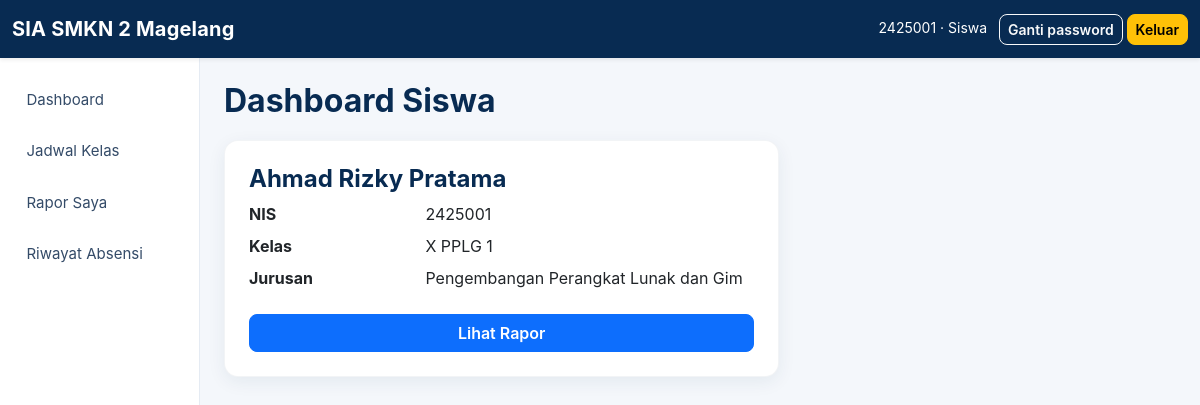
/siswa/index.php (signed in), run on the app's committed database.
### tables this page shows
CREATE TABLE `siswa` (
  `nis` VARCHAR(15) NOT NULL,
  `nama_siswa` VARCHAR(100) NOT NULL,
  `jenis_kelamin` ENUM('L','P') NOT NULL,
  `tanggal_lahir` DATE NOT NULL,
  `alamat` TEXT DEFAULT NULL,
  `id_kelas` INT NOT NULL,
  PRIMARY KEY (`nis`),
  KEY `fk_siswa_kelas` (`id_kelas`),
  CONSTRAINT `fk_siswa_kelas` FOREIGN KEY (`id_kelas`) REFERENCES `kelas` (`id_kelas`) ON UPDATE CASCADE ON DELETE RESTRICT
);

CREATE TABLE `kelas` (
  `id_kelas` INT NOT NULL AUTO_INCREMENT,
  `nama_kelas` VARCHAR(20) NOT NULL,
  `tingkat` VARCHAR(5) NOT NULL,
  `id_jurusan` INT NOT NULL,
  PRIMARY KEY (`id_kelas`),
  KEY `fk_kelas_jurusan` (`id_jurusan`),
  CONSTRAINT `fk_kelas_jurusan` FOREIGN KEY (`id_jurusan`) REFERENCES `jurusan` (`id_jurusan`) ON UPDATE CASCADE ON DELETE RESTRICT
);

CREATE TABLE `jurusan` (
  `id_jurusan` INT NOT NULL AUTO_INCREMENT,
  `kode_jurusan` VARCHAR(10) NOT NULL,
  `nama_jurusan` VARCHAR(100) NOT NULL,
  PRIMARY KEY (`id_jurusan`),
  UNIQUE KEY `uq_kode_jurusan` (`kode_jurusan`)
);

### config/config.php (called while the page is built, shortened)
<?php
function db(): PDO {
    static $pdo;
    if (!$pdo) {
        $pdo = new PDO('mysql:host='.DB_HOST.';port='.(defined('DB_PORT') ? DB_PORT : 3306).';dbname='.DB_NAME.';charset=utf8mb4', DB_USER, DB_PASS, [
            PDO::ATTR_ERRMODE => PDO::ERRMODE_EXCEPTION,
            PDO::ATTR_DEFAULT_FETCH_MODE => PDO::FETCH_ASSOC,
            PDO::ATTR_EMULATE_PREPARES => false,
        ]);
    }
    return $pdo;
}
function e(mixed $value): string { return htmlspecialchars((string)$value, ENT_QUOTES, 'UTF-8'); }

### siswa/index.php (the view)
<?php require_once '../config/auth.php'; require_role('siswa'); $q=db()->prepare('SELECT s.*,k.nama_kelas,j.nama_jurusan FROM siswa s JOIN kelas k ON k.id_kelas=s.id_kelas JOIN jurusan j ON j.id_jurusan=k.id_jurusan WHERE s.nis=?');$q->execute([user_reference()]);$s=$q->fetch();$page_title='Dashboard Siswa';require '../includes/header.php';require '../includes/sidebar.php';require '../includes/flash.php'; ?><h2>Dashboard Siswa</h2><div class="card p-4 col-lg-7"><h4><?= e($s['nama_siswa']??'') ?></h4><dl class="row mb-0"><dt class="col-sm-4">NIS</dt><dd class="col-sm-8"><?= e($s['nis']??'') ?></dd><dt class="col-sm-4">Kelas</dt><dd class="col-sm-8"><?= e($s['nama_kelas']??'') ?></dd><dt class="col-sm-4">Jurusan</dt><dd class="col-sm-8"><?= e($s['nama_jurusan']??'') ?></dd></dl><a class="btn btn-primary mt-3" href="rapor.php">Lihat Rapor</a></div><?php require '../includes/footer.php';

### assets/css/app.css (style rules this page uses)
:root { --school-navy:#082b52;--school-blue:#0d6efd;--school-light:#f4f7fb;--school-muted:#718096;--school-border:#e5ebf3 }
* { box-sizing:border-box }
body { background:var(--school-light);color:#24344d;font-family:Inter,system-ui,-apple-system,"Segoe UI",sans-serif }
h1,h2,h3,h4,h5 { color:var(--school-navy);font-weight:700 }
h2 { margin-bottom:1.25rem }
.card { border:1px solid rgba(8,43,82,.05);border-radius:14px;box-shadow:0 5px 18px rgba(18,52,90,.07) }
.btn { border-radius:8px;font-weight:600 }
.btn-primary { background:var(--school-blue) }

### data on the page
siswa: nama_siswa "Ahmad Rizky Pratama", nis "2425001", id_kelas.nama_kelas "X PPLG 1", jurusan.nama_jurusan "Pengembangan Perangkat Lunak dan Gim"

### other printed values
current_user()['username'] "2425001"
role_label(current_user()['role']) "Siswa"
